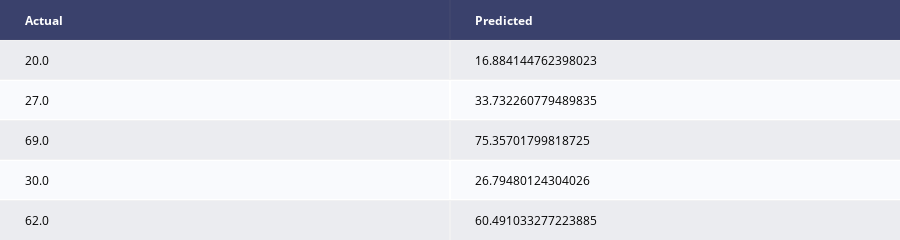

Notebook cell for this chart:
### Code cell
# Comparing Actual vs Predicted
df1 = pd.DataFrame({'Actual': y_test, 'Predicted': y_pred})  
table = create_table(df1.head())
py.iplot(table)

### Figure 1 — Plotly figure (JSON) as saved in the notebook; plotly's stock layout.template omitted (floating-point values rounded to 4 significant figures)
{"data": [{"colorscale": [[0, "#00083e"], [0.5, "#ededee"], [1, "#ffffff"]], "hoverinfo": "none", "opacity": 0.75, "showscale": false, "type": "heatmap", "z": [[0, 0], [0.5, 0.5], [1, 1], [0.5, 0.5], [1, 1], [0.5, 0.5]]}], "layout": {"annotations": [{"align": "left", "font": {"color": "#ffffff"}, "showarrow": false, "text": "<b>Actual</b>", "x": -0.45, "xanchor": "left", "xref": "x", "y": 0, "yref": "y"}, {"align": "left", "font": {"color": "#ffffff"}, "showarrow": false, "text": "<b>Predicted</b>", "x": 0.55, "xanchor": "left", "xref": "x", "y": 0, "yref": "y"}, {"align": "left", "font": {"color": "#000000"}, "showarrow": false, "text": "20.0", "x": -0.45, "xanchor": "left", "xref": "x", "y": 1, "yref": "y"}, {"align": "left", "font": {"color": "#000000"}, "showarrow": false, "text": "16.884144762398023", "x": 0.55, "xanchor": "left", "xref": "x", "y": 1, "yref": "y"}, {"align": "left", "font": {"color": "#000000"}, "showarrow": false, "text": "27.0", "x": -0.45, "xanchor": "left", "xref": "x", "y": 2, "yref": "y"}, {"align": "left", "font": {"color": "#000000"}, "showarrow": false, "text": "33.732260779489835", "x": 0.55, "xanchor": "left", "xref": "x", "y": 2, "yref": "y"}, {"align": "left", "font": {"color": "#000000"}, "showarrow": false, "text": "69.0", "x": -0.45, "xanchor": "left", "xref": "x", "y": 3, "yref": "y"}, {"align": "left", "font": {"color": "#000000"}, "showarrow": false, "text": "75.35701799818725", "x": 0.55, "xanchor": "left", "xref": "x", "y": 3, "yref": "y"}, {"align": "left", "font": {"color": "#000000"}, "showarrow": false, "text": "30.0", "x": -0.45, "xanchor": "left", "xref": "x", "y": 4, "yref": "y"}, {"align": "left", "font": {"color": "#000000"}, "showarrow": false, "text": "26.79480124304026", "x": 0.55, "xanchor": "left", "xref": "x", "y": 4, "yref": "y"}, {"align": "left", "font": {"color": "#000000"}, "showarrow": false, "text": "62.0", "x": -0.45, "xanchor": "left", "xref": "x", "y": 5, "yref": "y"}, {"align": "left", "font": {"color": "#000000"}, "showarrow": false, "text": "60.491033277223885", "x": 0.55, "xanchor": "left", "xref": "x", "y": 5, "yref": "y"}], "height": 230, "margin": {"b": 0, "l": 0, "r": 0, "t": 0}, "xaxis": {"dtick": 1, "gridwidth": 2, "showticklabels": false, "tick0": -0.5, "ticks": "", "zeroline": false}, "yaxis": {"autorange": "reversed", "dtick": 1, "gridwidth": 2, "showticklabels": false, "tick0": 0.5, "ticks": "", "zeroline": false}}}
